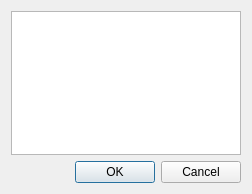
<?xml version="1.0" encoding="UTF-8"?>
<ui version="4.0">
 <class>ComposerLegendLayersDialogBase</class>
 <widget class="QDialog" name="ComposerLegendLayersDialogBase">
  <property name="geometry">
   <rect>
    <x>0</x>
    <y>0</y>
    <width>252</width>
    <height>194</height>
   </rect>
  </property>
  <property name="windowTitle">
   <string>Add layer to legend</string>
  </property>
  <layout class="QGridLayout" name="gridLayout">
   <item row="0" column="0">
    <widget class="QListWidget" name="listMapLayers"/>
   </item>
   <item row="1" column="0">
    <widget class="QDialogButtonBox" name="buttonBox">
     <property name="orientation">
      <enum>Qt::Horizontal</enum>
     </property>
     <property name="standardButtons">
      <set>QDialogButtonBox::Cancel|QDialogButtonBox::Ok</set>
     </property>
    </widget>
   </item>
  </layout>
 </widget>
 <resources/>
 <connections>
  <connection>
   <sender>buttonBox</sender>
   <signal>accepted()</signal>
   <receiver>ComposerLegendLayersDialogBase</receiver>
   <slot>accept()</slot>
   <hints>
    <hint type="sourcelabel">
     <x>248</x>
     <y>254</y>
    </hint>
    <hint type="destinationlabel">
     <x>157</x>
     <y>274</y>
    </hint>
   </hints>
  </connection>
  <connection>
   <sender>buttonBox</sender>
   <signal>rejected()</signal>
   <receiver>ComposerLegendLayersDialogBase</receiver>
   <slot>reject()</slot>
   <hints>
    <hint type="sourcelabel">
     <x>316</x>
     <y>260</y>
    </hint>
    <hint type="destinationlabel">
     <x>286</x>
     <y>274</y>
    </hint>
   </hints>
  </connection>
 </connections>
</ui>
